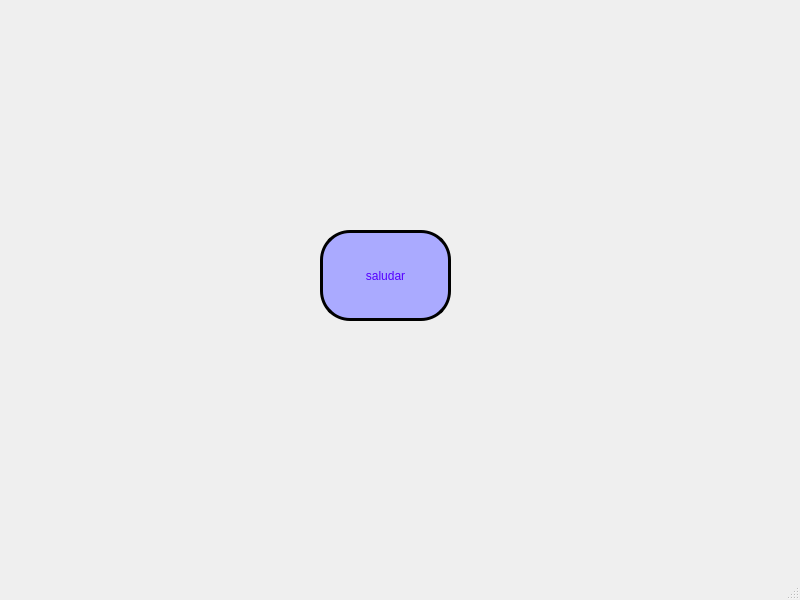
<?xml version="1.0" encoding="UTF-8"?>
<ui version="4.0">
 <class>MainWindow</class>
 <widget class="QMainWindow" name="MainWindow">
  <property name="geometry">
   <rect>
    <x>0</x>
    <y>0</y>
    <width>800</width>
    <height>600</height>
   </rect>
  </property>
  <property name="windowTitle">
   <string>MainWindow</string>
  </property>
  <widget class="QWidget" name="centralwidget">
   <widget class="QPushButton" name="btn_saludar">
    <property name="geometry">
     <rect>
      <x>320</x>
      <y>230</y>
      <width>131</width>
      <height>91</height>
     </rect>
    </property>
    <property name="styleSheet">
     <string notr="true">background-color: rgb(170, 170, 255);
color: rgb(85, 0, 255);
border-radius: 30px;
border: 3px solid black;

</string>
    </property>
    <property name="text">
     <string>saludar</string>
    </property>
   </widget>
  </widget>
  <widget class="QMenuBar" name="menubar">
   <property name="geometry">
    <rect>
     <x>0</x>
     <y>0</y>
     <width>800</width>
     <height>26</height>
    </rect>
   </property>
  </widget>
  <widget class="QStatusBar" name="statusbar"/>
 </widget>
 <resources/>
 <connections/>
</ui>
